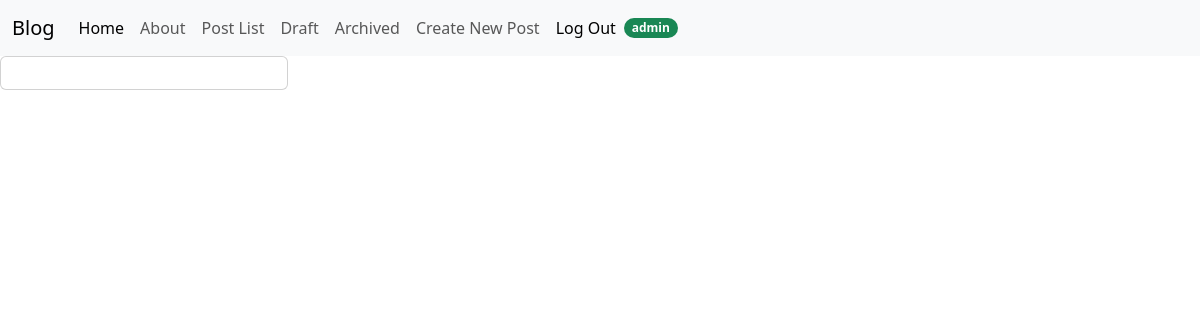
Page /posts/archived/list/ (signed in) on the earlier database version.
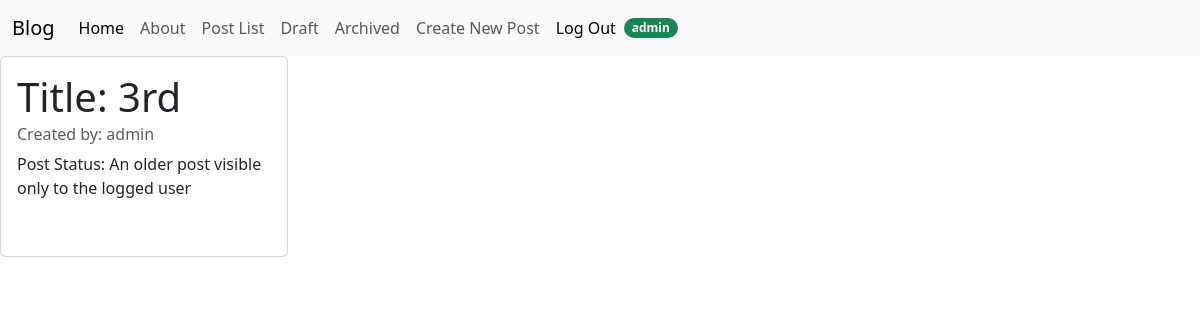
Same page on the later database version.
### posts/models.py (models this page shows, shortened)
class Post(models.Model):
    title = models.CharField(max_length=128)
    subtitle = models.CharField(max_length=256)
    body = models.TextField()
    author = models.ForeignKey(
        get_user_model(),
        on_delete=models.CASCADE
    )
    created_on = models.DateTimeField(auto_now_add=True)
    status = models.ForeignKey(
        Status,
        on_delete=models.CASCADE
    )

class Status(models.Model):
    name = models.CharField(max_length=128, unique=True)
    description = models.CharField(max_length=256, help_text="Write a description about the status: ")

### posts/views.py (the view)
# urls.py: path('archived/list/', PostArchivedListView.as_view(), name='archived_list'),
class PostArchivedListView(LoginRequiredMixin, ListView):
    template_name = "posts/archived_list.html"
    context_object_name = "archived"
    status = Status.objects.get(name="archived")
    queryset = Post.objects.filter(status=status).order_by("created_on").reverse()
    def get_context_data(self, **kwargs):
        context = super().get_context_data(**kwargs)
        draft_posts = context['archived'].filter(author=self.request.user)
        context['archived'] = draft_posts
        return context

### templates/posts/archived_list.html (shortened to what this page needs)
{% extends 'base.html' %}
{% block content %}
    <div class="card" style="width: 18rem;">
        <div class="card-body">
            {% for item in archived %}
            <h1 class="card-title">Title: {{ item.title }}</h1>
            <h6 class="card-subtitle mb-2 text-body-secondary">Created by: {{ item.author }}</h6>
            <p class="card-text">Post Status: {{ item.status.description  }}</p>
            <br>
            {% endfor %}
        </div>
    </div>
{% endblock %}

Differences in the rows shown:
added Post: title "3rd", author "admin", status.description "An older post visible only to the logged user"
